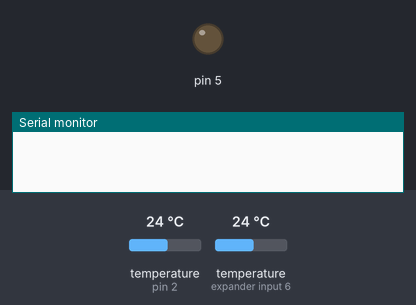
Bench run of a sketch on a simulated Arduino Uno, built with avr-gcc and run on an emulated ATmega328P. Parts: output pins drawn as LEDs (lit = HIGH), the last lines printed to the serial monitor. The inputs (shaded band) are chosen by the test bench; at power-on: temperature (sensors on pin 2, expander input 6) 24 °C.

Above: at 0.1 s.
At 1.7 s:
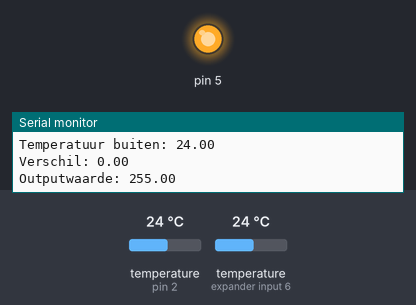
Timing chart, 0 to 3.2 s (numbered marks = the images above):
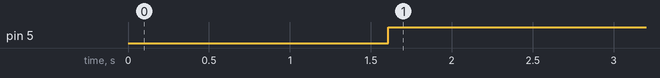

Measured:
- by itself, pin 5: LOW → HIGH at 1.6 s

The sketch:

pid_werkend.ino
```cpp
#include <PID_v1.h>
#include <DallasTemperature.h>
#include <OneWire.h>

#define ONE_WIRE_BUS 2
OneWire oneWire(ONE_WIRE_BUS);
DallasTemperature sensors(&oneWire);

// Variabelen voor de PID waarden.
double Setpoint, Input, Output;

// Variabelen voor de PID tuning parameters.
double Kp = 150;
double Ki = 3.5;
double Kd = 20;

// Instellen van de PID.
PID dePID(&Input, &Output, &Setpoint, Kp, Ki, Kd, DIRECT);

int e = 0;

void setup() {
  Serial.begin(9600);
  sensors.begin();

  pinMode(5, OUTPUT);

  // PID variabelen initializeren.
  sensors.requestTemperatures();
  Input = sensors.getTempCByIndex(1);
  Setpoint = sensors.getTempCByIndex(0) + 8;

  // PID aanzetten.
  dePID.SetMode(AUTOMATIC);
}

void loop() {

  // Temperaturen ophalen.
  sensors.requestTemperatures();

  Input = sensors.getTempCByIndex(1);
  dePID.Compute();
  Serial.print(Output);

  // Data naar de serial sturen.
  Serial.print("Temperatuur binnen: ");
  Serial.println(sensors.getTempCByIndex(1));
  Serial.print("Temperatuur buiten: ");
  Serial.println(sensors.getTempCByIndex(0));
  Serial.print("Verschil: ");
  Serial.println(sensors.getTempCByIndex(1) - sensors.getTempCByIndex(0));
  Serial.print("Outputwaarde: ");
  Serial.println(Output);
  Serial.println("");
  //Serial.println(Setpoint - sensors.getTempCByIndex(1));

  // Verwarmingselement aansturen.
  analogWrite(5, Output);

  delay(1000);
}
```
